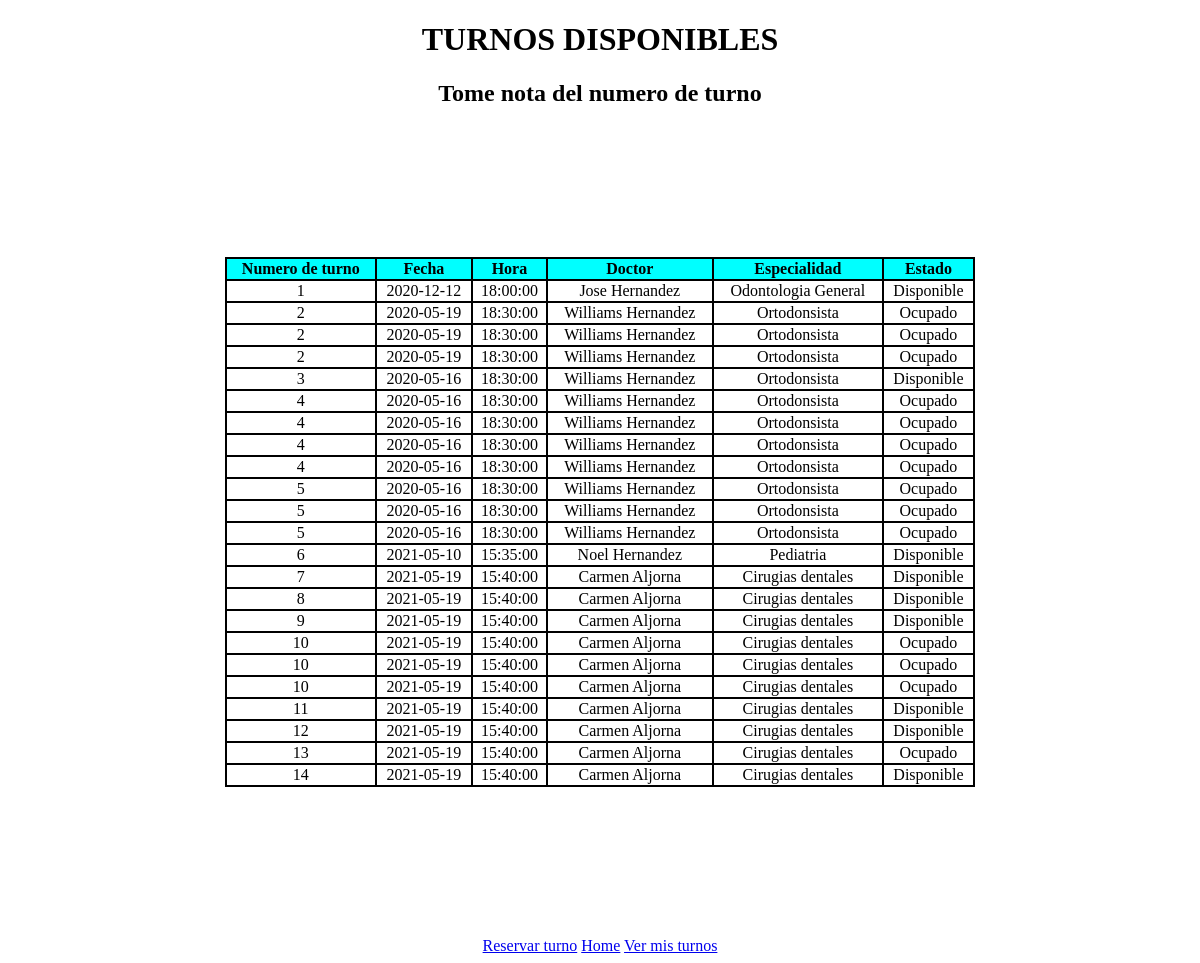
Page /tusonrisa/turnos/disponibles/ on the committed database.
### Doctores/models.py (models this page shows)
class TurnosDisponibles(models.Model):
    Fecha = models.DateField()
    Hora = models.TimeField()
    Doctor = models.CharField(max_length=128)
    Especialidad = models.CharField(max_length=128)

### Doctores/views.py (the view)
# urls.py: path('turnos/disponibles/', views.MostrandoTurnos, name="Turnos libres"),
def MostrandoTurnos(request):
    conex = sqlite3.connect("db.sqlite3")
    cursor = conex.cursor()
    sql = (
        "SELECT CASE WHEN j.Fecha = c.Apellido THEN j.id ELSE j.id END  AS 'Numero de turno', CASE WHEN j.Fecha = c.Apellido THEN j.Fecha ELSE Fecha END  AS Fecha, CASE WHEN j.Fecha = c.Apellido THEN j.Hora ELSE Hora END  AS Hora, CASE WHEN j.Fecha = c.Apellido THEN j.Doctor ELSE Doctor END  AS Doctor, CASE WHEN j.Fecha = c.Apellido THEN j.Especialidad ELSE Especialidad END  AS Especialidad, CASE WHEN j.id = c.ID_Turno_Disponible THEN 'Ocupado' ELSE 'Disponible' END As Estado FROM Doctores_turnosdisponibles AS j LEFT JOIN Doctores_turnosasignados AS c ON j.id = c.ID_Turno_Disponible"
    )
    cursor.execute(sql)
    turnos = cursor.fetchall()
    ctx = {"turno":turnos}
    return render(request, 'turnos_disponibles.html', ctx)

### Templates/turnos_disponibles.html
{% load static %}
<!DOCTYPE html>
    <html>
        <head>
            <link rel="stylesheet" href="{% static 'css/turnos_libres/tunos_libres.css' %}">
        </head>
        <header>
            <h1>TURNOS DISPONIBLES</h1>
            <h2>Tome nota del numero de turno</h2>
        </header>
        <body>
            <table class="tabla">
                <tr id = "cabezera">
                    <th>Numero de turno</th>
                    <th>Fecha</th>
                    <th>Hora</th>
                    <th>Doctor</th>
                    <th>Especialidad</th>
                    <th>Estado</th>
                </tr>
            {% for turnos in turno %}
                <tr>
                    <td> {{ turnos.0 }}</td>
                    <td>{{ turnos.1 }}</td>
                    <td>{{ turnos.2 }}</td>
                    <td>{{ turnos.3 }}</td>
                    <td> {{ turnos.4 }}</td>
                    <td>{{ turnos.5 }}</td>
                </tr>
            {% endfor %}
            </table>
            <a class ="Enlaces_1" href="{% url 'Turnos' %}">Reservar turno</a>
            <a class ="Enlaces_1" href="{% url 'Home' %}">Home</a>
            <a class ="Enlaces_1" href="{% url 'Turnos_de_los_pacientes' %}">Ver mis turnos</a>
        </body>
    </html>

### Doctores/static/css/turnos_libres/tunos_libres.css (style rules this page uses)
.tabla { border: 2px solid; width: 1000px; border-collapse: collapse; }
.tabla td { text-align: center; border: 2px solid; }
.tabla th { border: 2px solid; background-color: cyan; }
.tabla { margin: 150px auto; width: 750px; }
body { text-align: center; }

### rows in the picture
TurnosDisponibles: id "1", Fecha "2020-12-12", Hora "18:00:00", Doctor "Jose Hernandez", Especialidad "Odontologia General", turnos "Disponible"
TurnosDisponibles: id "6", Fecha "2021-05-10", Hora "15:35:00", Doctor "Noel Hernandez", Especialidad "Pediatria", turnos "Disponible"

### other values in the picture
{{ turnos.0 }} "2" "2" "2" "3" "4" "4" "4" "4" "5" "5" "5" "7" "8" "9" "10" "10" "10" "11" "12" "13" "14"
{{ turnos.1 }} "2020-05-19" "2020-05-19" "2020-05-19" "2020-05-16" "2020-05-16" "2020-05-16" "2020-05-16" "2020-05-16" "2020-05-16" "2020-05-16" "2020-05-16" "2021-05-19" "2021-05-19" "2021-05-19" "2021-05-19" "2021-05-19" "2021-05-19" "2021-05-19" "2021-05-19" "2021-05-19" "2021-05-19"
{{ turnos.2 }} "18:30:00" "18:30:00" "18:30:00" "18:30:00" "18:30:00" "18:30:00" "18:30:00" "18:30:00" "18:30:00" "18:30:00" "18:30:00" "15:40:00" "15:40:00" "15:40:00" "15:40:00" "15:40:00" "15:40:00" "15:40:00" "15:40:00" "15:40:00" "15:40:00"
{{ turnos.3 }} "Williams Hernandez" "Williams Hernandez" "Williams Hernandez" "Williams Hernandez" "Williams Hernandez" "Williams Hernandez" "Williams Hernandez" "Williams Hernandez" "Williams Hernandez" "Williams Hernandez" "Williams Hernandez" "Carmen Aljorna" "Carmen Aljorna" "Carmen Aljorna" "Carmen Aljorna" "Carmen Aljorna" "Carmen Aljorna" "Carmen Aljorna" "Carmen Aljorna" "Carmen Aljorna" "Carmen Aljorna"
{{ turnos.4 }} "Ortodonsista" "Ortodonsista" "Ortodonsista" "Ortodonsista" "Ortodonsista" "Ortodonsista" "Ortodonsista" "Ortodonsista" "Ortodonsista" "Ortodonsista" "Ortodonsista" "Cirugias dentales" "Cirugias dentales" "Cirugias dentales" "Cirugias dentales" "Cirugias dentales" "Cirugias dentales" "Cirugias dentales" "Cirugias dentales" "Cirugias dentales" "Cirugias dentales"
{{ turnos.5 }} "Ocupado" "Ocupado" "Ocupado" "Disponible" "Ocupado" "Ocupado" "Ocupado" "Ocupado" "Ocupado" "Ocupado" "Ocupado" "Disponible" "Disponible" "Disponible" "Ocupado" "Ocupado" "Ocupado" "Disponible" "Disponible" "Ocupado" "Disponible"
